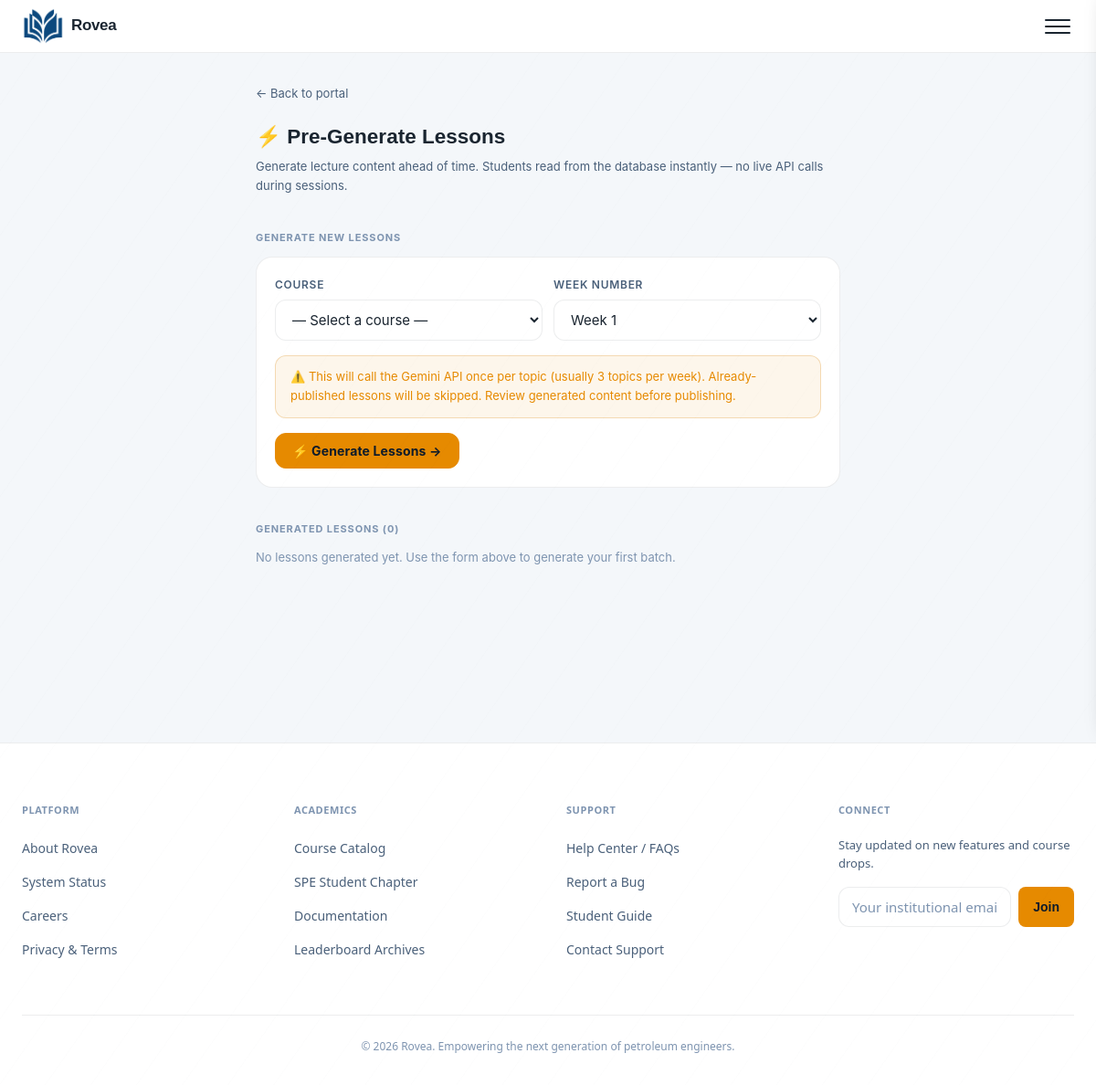
The app's page /staff/lessons/generate/ (signed in), older data.
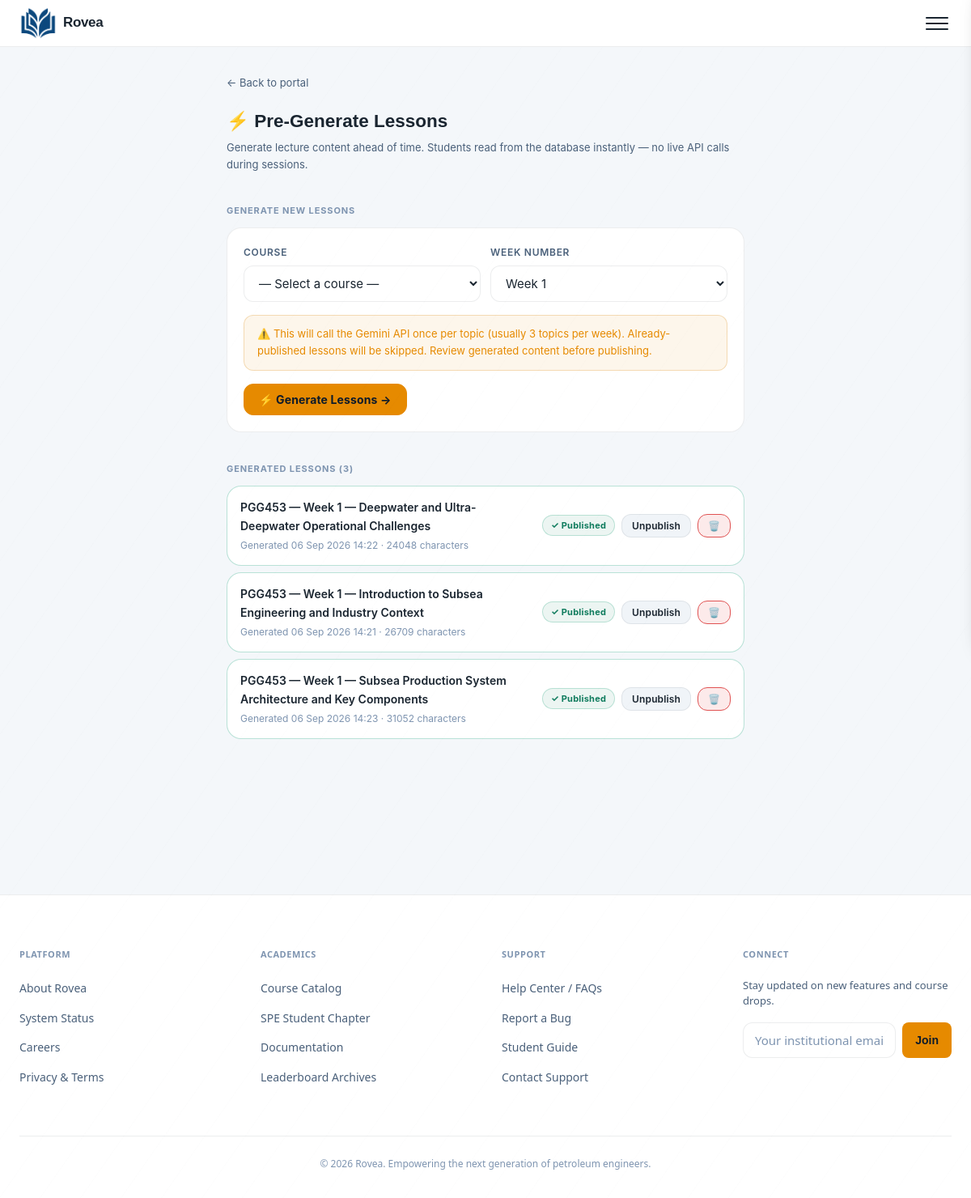
The same page, newer data.
### core/models.py (models this page shows, shortened)
class PreGeneratedLesson(models.Model):
    course = models.ForeignKey(
        CourseDefinition,
        on_delete=models.CASCADE,
        related_name="lessons"
    )
    week_number = models.IntegerField()
    topic_title = models.CharField(max_length=200)
    content_chunk = models.TextField()
    is_published = models.BooleanField(default=False)
    generated_at = models.DateTimeField(auto_now_add=True)
    updated_at = models.DateTimeField(auto_now=True)
    class Meta:
        ordering = ["week_number", "topic_title"]
        unique_together = ["course", "week_number", "topic_title"]

class CourseDefinition(models.Model):
    course_code = models.CharField(max_length=10, unique=True)
    course_title = models.CharField(max_length=100)
    level = models.CharField(max_length=3, choices=LEVEL_CHOICES)
    semester = models.CharField(max_length=1, choices=SEMESTER_CHOICES)
    school = models.CharField(max_length=50, choices=SCHOOL_CHOICES, default="unilag")
    department = models.CharField(max_length=50, choices=DEPARTMENT_CHOICES, default="petroleum")
    units = models.IntegerField(default=3)
    is_elective = models.BooleanField(default=False)
    class Meta:
        ordering = ["level", "semester", "is_elective", "course_code"]

### core/views.py (the view, shortened to what this page needs)
# urls.py: path("staff/lessons/generate/", views.staff_pregeneerate_lessons_view, name="staff_pregenerate_lessons"),
@staff_required
def staff_pregeneerate_lessons_view(request):
    courses = CourseDefinition.objects.all().order_by("level", "semester", "course_code")
    lessons = PreGeneratedLesson.objects.select_related("course").order_by(
        "course__level", "course__course_code", "week_number", "topic_title"
    )
    return render(request, "core/staff/pregenerate_lessons.html", {
        "courses": courses,
        "lessons": lessons,
        "week_range": range(1, 11),  # Assuming 10 weeks max
    })

### core/views.py (called while the page is built)
def staff_required(view_func):
    @wraps(view_func)
    def wrapper(request, *args, **kwargs):
        if not request.user.is_authenticated:
            return redirect("login")
        if not hasattr(request.user, "profile") or not request.user.profile.is_staff_member:
            return redirect("dashboard")
        return view_func(request, *args, **kwargs)
    return wrapper

### templates/core/staff/pregenerate_lessons.html (shortened to what this page needs)
{% extends "core/base.html" %}
{% block content %}
<div class="page-container">
  <a href="{% url 'staff_portal' %}" style="font-size:13px; color:var(--text-secondary)">← Back to portal</a>
  <h2 style="font-family:'Space Grotesk',sans-serif; margin:16px 0 4px">⚡ Pre-Generate Lessons</h2>
  <p style="font-size:13px; color:var(--text-secondary); margin-bottom:24px">
    Generate lecture content ahead of time. Students read from the database instantly — no live API calls during sessions.
  </p>
  <p class="section-label">Generate New Lessons</p>
  <form method="POST" style="background:var(--navy-card); border:1px solid var(--border); border-radius:var(--radius-lg); padding:20px; margin-bottom:32px">
    <div style="display:grid; grid-template-columns:1fr 1fr; gap:12px; margin-bottom:16px">
      <div>
        <label style="display:block; font-size:12px; font-weight:600; color:var(--text-secondary); margin-bottom:6px; text-transform:uppercase; letter-spacing:0.06em">Course</label>
        <select name="course_id" required>
          <option value="">— Select a course —</option>
        </select>
      </div>
      <div>
        <label style="display:block; font-size:12px; font-weight:600; color:var(--text-secondary); margin-bottom:6px; text-transform:uppercase; letter-spacing:0.06em">Week Number</label>
        <select name="week_number" required>
          {% for week in week_range %}
          <option value="{{ week }}">Week {{ week }}</option>
          {% endfor %}
        </select>
      </div>
    </div>
    <div style="background:var(--amber-glow); border:1px solid var(--border-accent); border-radius:var(--radius-md); padding:12px 16px; margin-bottom:16px; font-size:13px; color:var(--amber)">
      ⚠️ This will call the Gemini API once per topic (usually 3 topics per week). Already-published lessons will be skipped. Review generated content before publishing.
    </div>
    <button type="submit" class="btn btn-primary">⚡ Generate Lessons →</button>
  </form>
  <p class="section-label">Generated Lessons ({{ lessons.count }})</p>
  {% if lessons %}
  <div style="display:flex; flex-direction:column; gap:8px;">
    {% for lesson in lessons %}
    <div style="background:var(--navy-card); border:1px solid {% if lesson.is_published %}rgba(26,158,122,0.3){% else %}var(--border){% endif %}; border-radius:var(--radius-lg); padding:14px 16px; display:flex; align-items:center; justify-content:space-between; gap:12px;">
      <div>
        <div style="font-size:14px; font-weight:600; color:var(--text)">
          {{ lesson.course.course_code }} — Week {{ lesson.week_number }} — {{ lesson.topic_title }}
        </div>
        <div style="font-size:12px; color:var(--text-muted); margin-top:3px">
          Generated {{ lesson.generated_at|date:"d M Y H:i" }} ·
          {{ lesson.content_chunk|length }} characters
        </div>
      </div>
      <div style="display:flex; gap:8px; align-items:center; flex-shrink:0;">
        {% if lesson.is_published %}
        <span class="badge badge-green">✓ Published</span>
        {% else %}
        <span class="badge" style="background:var(--amber-glow); color:var(--amber); border:1px solid rgba(245,166,35,0.25);">Draft</span>
        {% endif %}
        <form method="POST" action="{% url 'staff_publish_lesson' lesson.id %}" style="margin:0">
          <button type="submit" class="btn" style="font-size:12px; padding:6px 12px;">
            {% if lesson.is_published %}Unpublish{% else %}Publish{% endif %}
          </button>
        </form>
        <form method="POST" action="{% url 'staff_delete_lesson' lesson.id %}" style="margin:0">
          <button type="submit" class="btn" style="font-size:12px; padding:6px 12px; background:var(--red-glow); color:#F08080; border-color:var(--red-soft);"
                  onclick="return confirm('Delete this lesson?')">
            🗑️
          </button>
        </form>
      </div>
    </div>
    {% endfor %}
  </div>
  {% else %}
  <p style="color:var(--text-muted); font-size:13px">No lessons generated yet. Use the form above to generate your first batch.</p>
  {% endif %}
</div>
{% endblock %}

### templates/core/base.html (shortened to what this page needs)
{% load static %}
<!DOCTYPE html>
<html lang="en">
<head>
  <link rel="stylesheet" href="{% static 'core/css/main.css' %}">
  <link rel="stylesheet" href="https://cdn.jsdelivr.net/npm/katex@0.16.8/dist/katex.min.css">
</head>
<body>
{% if user.is_authenticated %}
<nav class="navbar">
  <a href="{% url 'dashboard' %}" class="nav-logo">
    <span class="nav-logo-mark" aria-hidden="true">
      <img class="logo-img logo-img-navy" alt="">
    </span>
    <span class="nav-logo-word">Rovea</span>
  </a>
  <button class="hamburger" id="hamburger" aria-label="Menu">
    <span></span>
    <span></span>
    <span></span>
  </button>
</nav>
{% endif %}
<main class="main-content">
  {% block content %}{% endblock %}
</main>
<footer class="Rovea-footer">
    <div class="footer-max-width">
      <div class="footer-grid">
        <div class="footer-column">
          <h4 class="footer-header">Platform</h4>
          <ul class="footer-links">
            <li><a href="#">About Rovea</a></li>
            <li><a href="#">System Status</a></li>
            <li><a href="#">Careers</a></li>
            <li><a href="#">Privacy & Terms</a></li>
          </ul>
        </div>
        <div class="footer-column">
          <h4 class="footer-header">Academics</h4>
          <ul class="footer-links">
            <li><a href="#">Course Catalog</a></li>
            <li><a href="#">SPE Student Chapter</a></li>
            <li><a href="#">Documentation</a></li>
            <li><a href="#">Leaderboard Archives</a></li>
          </ul>
        </div>
        <div class="footer-column">
          <h4 class="footer-header">Support</h4>
          <ul class="footer-links">
            <li><a href="#">Help Center / FAQs</a></li>
            <li><a href="#">Report a Bug</a></li>
            <li><a href="#">Student Guide</a></li>
            <li><a href="#">Contact Support</a></li>
          </ul>
        </div>
        <div class="footer-column">
          <h4 class="footer-header">Connect</h4>
          <p class="footer-text">Stay updated on new features and course drops.</p>
          <form class="newsletter-form" onsubmit="event.preventDefault();">
            <input type="email" placeholder="Your institutional email" class="newsletter-input" required>
            <button type="submit" class="newsletter-btn">Join</button>
          </form>
        </div>
      </div>
      <div class="footer-bottom">
        <p>© 2026 Rovea. Empowering the next generation of petroleum engineers.</p>
      </div>
    </div>
  </footer>
</body>
</html>

### templates/core/base.html (style rules this page uses)
.nav-logo::before { content:none !important; display:none !important; }
.nav-logo-mark { position:relative; width:46px; height:46px; display:inline-flex; align-items:center; justify-content:center; flex:none; }
.logo-img { position:absolute; inset:0; width:100%; height:100%; object-fit:contain; display:none; }
[data-theme="light"] .logo-img-navy { display:block; }
.Rovea-footer { background-color: var(--navy-card); border-top: 1px solid var(--border); padding: 64px 24px 32px 24px; font-family: system-ui, -apple-system, BlinkMacSystemFont, 'Segoe UI', Roboto, sans-serif; margin-top: 80px; transition: background .25s ease, border-color .25s ease; }
.footer-max-width { max-width: 1200px; margin: 0 auto; }
.footer-grid { display: grid; grid-template-columns: repeat(auto-fit, minmax(220px, 1fr)); gap: 40px; margin-bottom: 48px; }
.footer-header { color: var(--text-muted); font-size: 11px; font-weight: 700; text-transform: uppercase; letter-spacing: 0.05em; margin-bottom: 20px; }
.footer-links { list-style: none; padding: 0; margin: 0; }
.footer-links li { margin-bottom: 12px; }
.footer-links a { color: var(--text-secondary); text-decoration: none; font-size: 14px; transition: color 0.2s ease; }
.footer-text { color: var(--text-secondary); font-size: 13px; line-height: 1.5; margin-bottom: 16px; }
.newsletter-form { display: flex; gap: 8px; }
.newsletter-input { flex: 1; padding: 10px 14px; font-size: 14px; background-color: var(--navy-raised); border: 1px solid var(--border); border-radius: 8px; outline: none; color: var(--text); transition: border-color 0.2s ease, background-color 0.2s ease, box-shadow 0.2s ease; }
.newsletter-btn { background-color: var(--amber); color: #0D1B2A; border: none; padding: 10px 16px; font-size: 14px; font-weight: 700; border-radius: 8px; cursor: pointer; transition: background-color 0.2s ease; }
.footer-bottom { border-top: 1px solid var(--border); padding-top: 24px; text-align: center; }
.footer-bottom p { color: var(--text-muted); font-size: 12px; margin: 0; }

Row changes from the older to the newer data that the page shows:
added PreGeneratedLesson: course.course_code "PGG453", week_number "1", topic_title "Deepwater and Ultra-Deepwater Operational Challenges", generated_at "06 Sep 2026 14:22", content_chunk|length "24048", is_published "✓ Published"
added PreGeneratedLesson: course.course_code "PGG453", week_number "1", topic_title "Introduction to Subsea Engineering and Industry Context", generated_at "06 Sep 2026 14:21", content_chunk|length "26709", is_published "✓ Published"
added PreGeneratedLesson: course.course_code "PGG453", week_number "1", topic_title "Subsea Production System Architecture and Key Components", generated_at "06 Sep 2026 14:23", content_chunk|length "31052", is_published "✓ Published"
Text that changed along with them:
{{ lessons.count }}: "0" → "3"
text no longer shown: "No lessons generated yet. Use the form above to generate your first batch."
